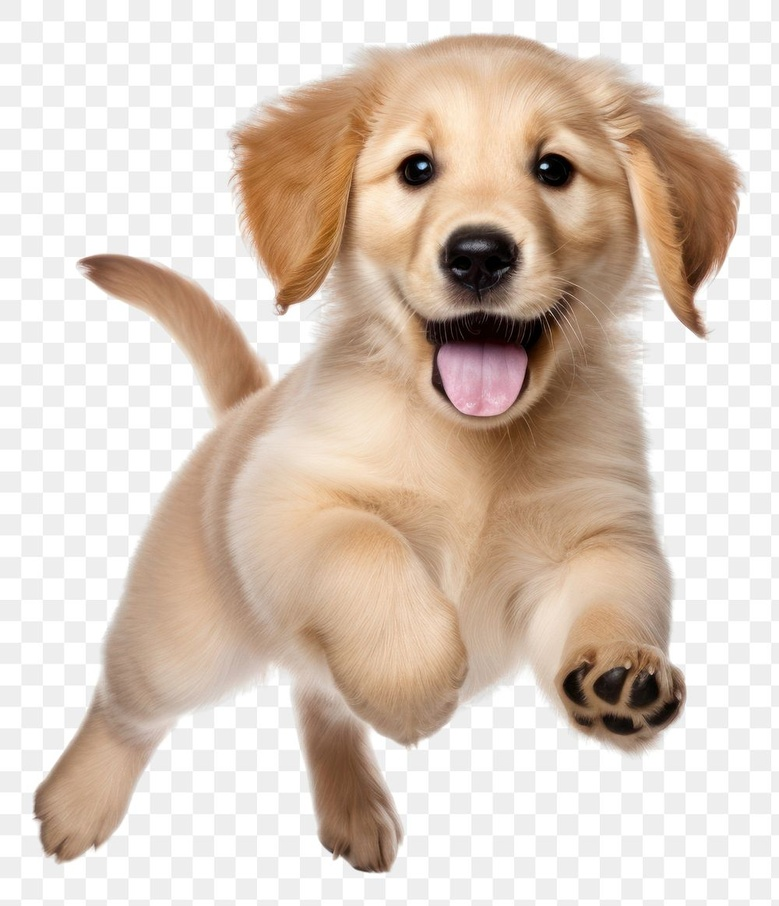
#> input picture 1_영상정규화 및 Object Detection/puppy.jpg, 779 x 906 px, shrunk from 1000 x 1163 before the run, found by its file name
$ jupyter execute 'AI응용_1_03_OpenCV_필터링.ipynb'   (shell and % lines are left out)
#> lines starting #> are read from the running program, lines starting #| are printed output that depends on the picture; after the words box and inside, x2 and y2 are one past the last pixel; in counts of white or black regions, pixels touching at a corner belong together
[cell 1]
#OPENCV 설치

[cell 2]
import os
import numpy as np
import cv2
# from google.colab.patches import cv2_imshow
import matplotlib.pyplot as plt

[cell 3]
image_path = '/puppy.jpg'

[cell 4]
image = cv2.imread(image_path)
#> image is the input picture: shape (906, 779, 3); mean B, G, R 189.5, 202, 217.6
# image
src = cv2.cvtColor(image, cv2.COLOR_BGR2RGB)

# blur(적용할 이미지, 커널크기)
dst = cv2.blur(src, (11,11))
plt.imshow(dst)

[cell 5]
dst_3 = cv2.blur(src, (3,3))
plt.imshow(dst_3)
# blur() : 모든 픽셀에 대해 동일한 가중치 부여

커널크기에 따라 blur 효과가 달라짐
- 3*3 커널 : 약간 흐림
- 5*5 커널: 중간적 흐림
- 11*11 커널 : 많이 흐림

왜 이런 일이?
- 작은 커널(3*3) : 주변에 9개 픽셀의 평균
  - 가까운 픽셀만 영향을 받음

- 큰 커널(11*11) : 주변에 121개 픽셀의 평균
  - 멀리 있는 픽셀도 영향을 받음

##### 커널 크기 규칙

- 홀수만 사용합니다
- 실제 사용
  -(3,3), (5,5),(7,7),(11,11)

- 왜 홀수인가요?
  - 중앙(값)이 명확 (명확한 중심점이 존재)

[cell 6]
plt.imshow(image) #원본(BGR)

[cell 7]
plt.imshow(src) # 변경(RGB)

[cell 8]
plt.imshow(cv2.GaussianBlur(src, (3,3),  0))

[cell 9]
# GaussianBlur() ksize=(3,3) 커널 사이즈
# sigmaX = 0 >> 0 이면 opencv 가 자동 계산

dst = cv2.GaussianBlur(src, ksize=(3,3), sigmaX=0)
plt.imshow(dst)
# GaussianBlur() : 중앙 픽셀에 더 큰 가중치 부여(가장 많이 사용함)

[cell 10]
# medianBlur()

dst = cv2.medianBlur(src, 3)
plt.imshow(dst)
# medianBlur(): median(중위수, 중앙값) 사용 (평균이 아니고)
# >> 평균의 큰 단점인 이상치(이미지에서는 noise)
# 3: 커널 사이즈 (3,3)

[cell 11]
픽셀값 = [10,20,30,200,40]

print(f'평균: {np.mean(픽셀값)}') # 60
print(f'중앙값: {np.median(픽셀값)}') # 30

침식(erosion), 팽창(dilate), 열기(opening), 닫기(closing)

[cell 12]
image_path = '/salt_black_white.png'

[cell 13]
# image_path = '/salt.jpg'

[cell 14]
src = cv2.imread(image_path)
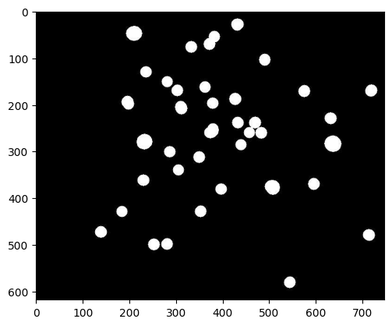
#> input picture 1_영상정규화 및 Object Detection/salt_black_white.png, 392 x 326 px, shrunk from 503 x 418 before the run, found by its file name
#> src is the input picture: shape (326, 392, 3); min 0, max 255, mean 61.4
plt.imshow(src)

[cell 15]
#1. 이진화(Binary) - 0, 1 => 흑백 / 임계값(기준값)을 넘으면 255, 모자라면 0
#cv2.threshold(적용할 이미지, 임계값(기준), 기준을 넘으면? : 255로 만들어, 옵션)

result, binary_image = cv2.threshold(src, 127, 255, cv2.THRESH_BINARY)
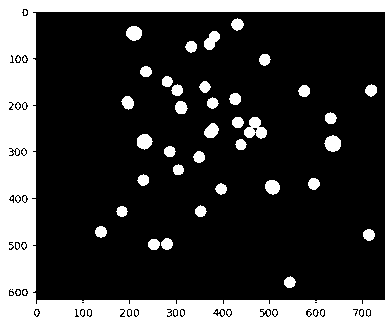
#> binary_image: shape (326, 392, 3); 24.3% white; 40 white regions (3 under 20 px), largest, box (x1, y1, x2, y2) and area: (0, 0, 392, 326) 26404, (244, 117, 267, 139) 312, (324, 135, 341, 152) 215
# 127 : 임계값 (기준). 255 : 임계값을 넘는 픽셀을 255로 만들어 (white)
# cv2.THRESH_BINARY 이진화 방식 채택

plt.imshow(binary_image)

[cell 16]
plt.imshow(cv2.cvtColor(binary_image, cv2.COLOR_BGR2RGB), cmap='gray')

[cell 17]
# 커널 만들기
# np.empty(사이즈), np.zeros(사이즈)
# >> 사이즈 크기 만큼 비어있는 객체 생성 / 사이즈 크기 만큼 0으로 채워진 객체 생성

kernel = np.ones((3,3), np.uint8)
kernel

팽창과 침식 적용
- erosion 침식
  - 흰색 영역(255)의 외곽을 깍아내는 연산
  - 커널이 완전히 흰색을 포함하는 영역만 유지, 나머지는 검정(0)으로 바꿔요
  - 객체가 작아져요(외곽이 깍였으니깐), 작은 노이즈 제거(작은 점 형태 흰색 잡음 제거)

- dialtion 확대(팽창)
  - 흰색 영역(255) 넓혀줘요
  - 커널이 1개 라도 흰색 만나면 중심 픽셀을 흰색으로 확장
  - 객체가 커져요(빈 공간 채워줘요), 끊긴 선 연결(문자, 윤곽선 연결), 구멍 채워줘요

실무 TIP)

1. Binary(0-255)
2. erosion(줄어들고 잡음 제거) 또는 dailtion(커짐, 끊김 영역 연결)

- 일반적으로 외부 노이즈가 문제면, opening 사용
- 내부 구멍이 문제면 closing 사용
- 둘 다 문제면 opening 사용 후, closing

[cell 18]
erode_image = cv2.erode(binary_image, kernel, iterations=1)
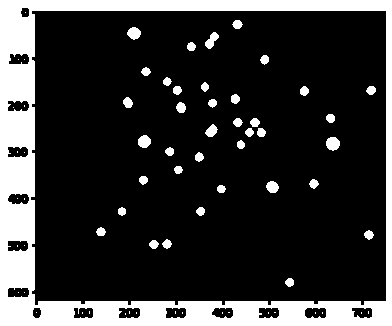
#> erode_image: shape (326, 392, 3); 20.5% white; 68 white regions (29 under 20 px), largest, box (x1, y1, x2, y2) and area: (0, 0, 392, 326) 23365, (326, 137, 340, 151) 152, (138, 135, 151, 148) 131
dilate_image = cv2.dilate(binary_image, kernel, iterations=1)
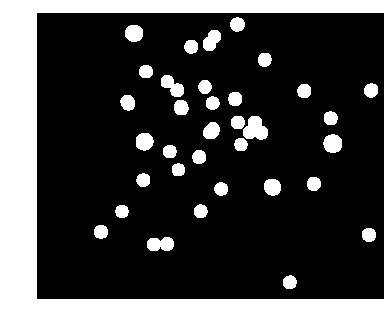
#> dilate_image: shape (326, 392, 3); 27.5% white; 35 white regions, largest, box (x1, y1, x2, y2) and area: (0, 0, 392, 326) 28550, (243, 116, 268, 140) 429, (147, 237, 174, 251) 313

fig, axes = plt.subplots(1,2, figsize=(6,3))

axes[0].imshow(erode_image)
axes[1].imshow(dilate_image)
plt.show()

- opening = erosion >> dilation
  - noise 제거 후, 모형 유지
- closing = dilation >> erosion
  - 끊긴 윤곽선 연결

[cell 19]
# 이진화(binary) : 0 아니면 1 (흑백)
# 임계값(기준) 넘으면 255, 모자라면 0
# cv2.threshold(적용할 이미지, 임계값(기준), 기준을 넘으면? 255로 만들어)

result, binary_image = cv2.threshold(src, 127, 255, cv2.THRESH_BINARY)
# plt.imshow(binary_image)

# 커널만들기
kernel = np.ones((3,3), np.uint8)

# 열기, 닫기
opening = cv2.morphologyEx(binary_image, cv2.MORPH_OPEN, kernel)
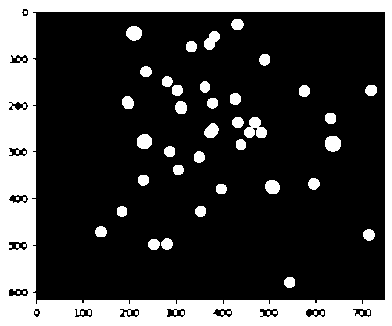
#> opening: shape (326, 392, 3); 23.9% white; 42 white regions (5 under 20 px), largest, box (x1, y1, x2, y2) and area: (0, 0, 392, 326) 26003, (244, 117, 267, 138) 309, (325, 136, 341, 152) 212
closing = cv2.morphologyEx(binary_image, cv2.MORPH_CLOSE, kernel)
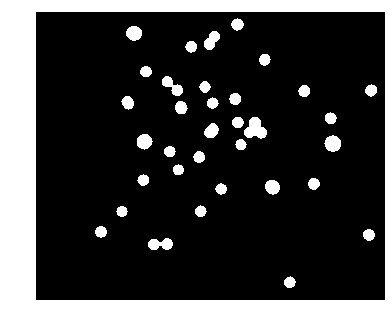
#> closing: shape (326, 392, 3); 24.9% white; 35 white regions, largest, box (x1, y1, x2, y2) and area: (0, 0, 392, 326) 27280, (244, 117, 267, 139) 331, (148, 238, 173, 250) 221

fig, axes = plt.subplots(1, 3, figsize=(9,3))

axes[0].imshow(opening)
axes[0].set_title('open')
axes[1].imshow(binary_image)
axes[1].set_title('original')
axes[2].imshow(closing)
axes[2].set_title('close')
plt.show()
